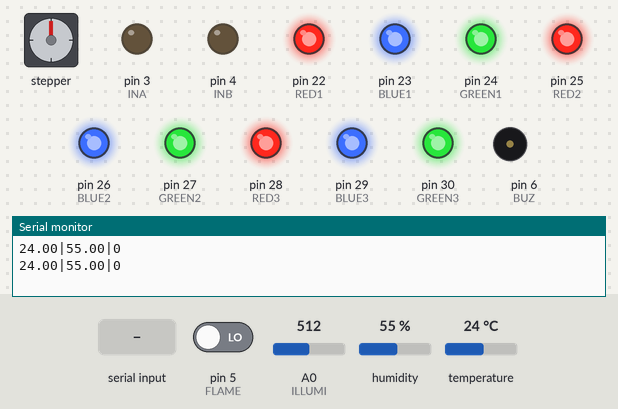
A sketch run on a simulated Arduino Mega 2560, built with avr-gcc and run on an emulated ATmega2560. Parts: stepper motor, output pins drawn as LEDs (lit = HIGH), buzzer (waves = sounding), the last lines printed to the serial monitor. The test bench sets the inputs (shaded band); at power-on: A0 (ILLUMI) = 512, temperature 24 °C, pin 5 (FLAME) LOW, humidity 55 %. Stepper angles assume 2048 steps per turn.

Above: at 1.2 s.
1.3 s: A0 (ILLUMI) set to 309
3.2 s: A0 (ILLUMI) set to 285
At 4.47 s:
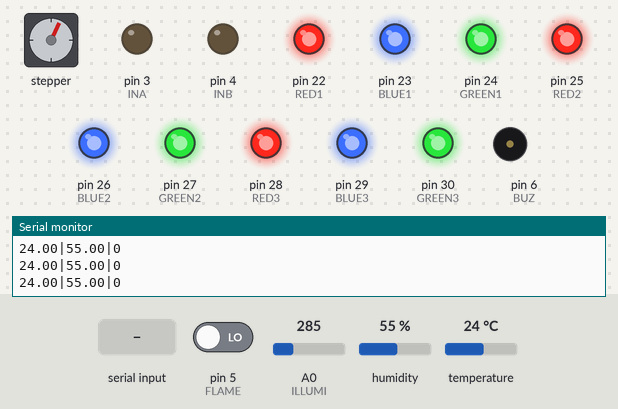
6.7 s: temperature set to 24.6 °C
10.5 s: temperature set to 25.6 °C
At 12.0 s:
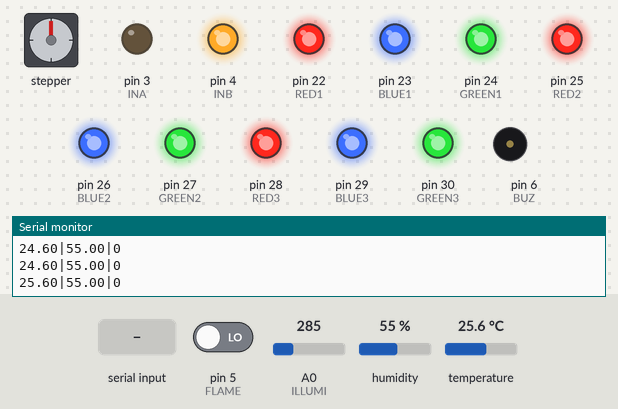
12.8 s: pin 5 (FLAME) driven HIGH
At 13.8 s:
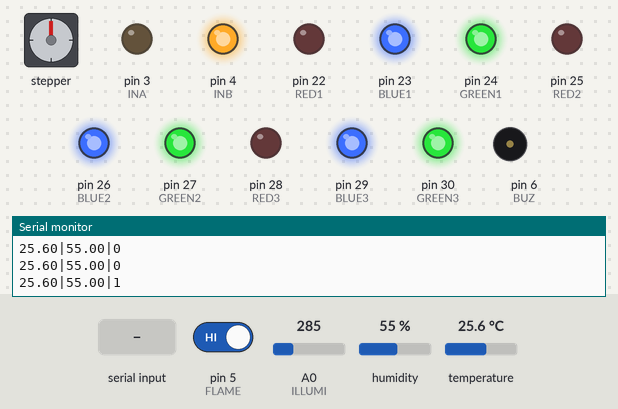
16.3 s: "6\n" received over Serial
At 19.8 s:
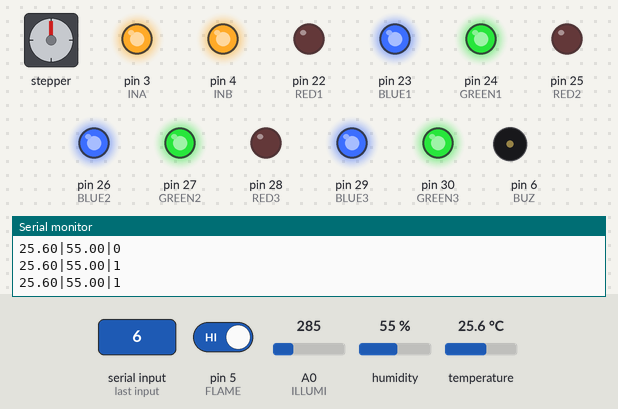
Timing chart, 0 to 22.9 s (numbered marks = the images above; inputs shaded):
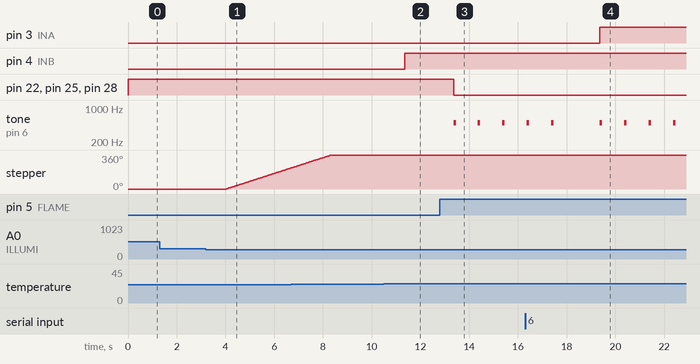

The sketch:

smart_home_0803.ino
```cpp
#include "DHT.h"
#include <Stepper.h>

// 온습도 센서
#define DHTTYPE DHT22
#define DHTPIN 2
DHT dht(DHTPIN, DHTTYPE);

// LED
#define RED1 22
#define BLUE1 23
#define GREEN1 24
#define RED2 25
#define BLUE2 26
#define GREEN2 27
#define RED3 28
#define BLUE3 29
#define GREEN3 30

// 팬모터
#define INA 3
#define INB 4

// 조도센서
#define ILLUMI A0

// 화재감지센서
#define FLAME 5

// 부저
#define BUZ 6

int flag = 0;
int flag1 = 0;
int flag2 = 0;

const int stepsPerRevolution = 2048;
Stepper myStepper(stepsPerRevolution, 8, 9, 10, 11);
uint8_t success;

void LED1powerOff()
{ // LED common anode라서 high가 비활성화 low가 활성화임
  digitalWrite(RED1, HIGH);
  digitalWrite(BLUE1, HIGH);
  digitalWrite(GREEN1, HIGH);
}

void LED2powerOff()
{ // LED common anode라서 high가 비활성화 low가 활성화임
  digitalWrite(RED2, HIGH);
  digitalWrite(BLUE2, HIGH);
  digitalWrite(GREEN2, HIGH);
}

void LED3powerOff()
{ // LED common anode라서 high가 비활성화 low가 활성화임
  digitalWrite(RED3, HIGH);
  digitalWrite(BLUE3, HIGH);
  digitalWrite(GREEN3, HIGH);
}

void setup()
{
  Serial.begin(9600); // 라즈베리파이랑 시리얼 통신

  dht.begin();

  myStepper.setSpeed(14);

  pinMode(FLAME, INPUT);
  pinMode(BUZ, OUTPUT);

  pinMode(RED1, OUTPUT);
  pinMode(RED2, OUTPUT);
  pinMode(RED3, OUTPUT);
  pinMode(BLUE1, OUTPUT);
  pinMode(BLUE2, OUTPUT);
  pinMode(BLUE3, OUTPUT);
  pinMode(GREEN1, OUTPUT);
  pinMode(GREEN2, OUTPUT);
  pinMode(GREEN3, OUTPUT);

  pinMode(INA, OUTPUT);
  pinMode(INB, OUTPUT);

  // LED 전부 끄고 시작
  LED1powerOff();
  LED2powerOff();
  LED3powerOff();
}

void loop()
{
  float humidity = dht.readHumidity();
  float temperature = dht.readTemperature();
  float f = dht.readTemperature(true);

  int sensor = analogRead(ILLUMI);

  int state = digitalRead(FLAME);
  noTone(BUZ);

  // 온습도
  if (isnan(temperature) || isnan(humidity))
  {
    Serial.println("0.0|0.0");
  }
  else
  {
    Serial.print(temperature);
    Serial.print("|");
    Serial.print(humidity);
    Serial.print("|");
  }

  // 25도 이상이면 팬모터 자동 작동
  if(flag == 0 && temperature >= 25)
  {
    FanpowerOn();

    flag=1;
  }


  // LED
  if (Serial.available() > 0)
  {
    String command = Serial.readStringUntil('\n');

    if (command == "0") {
      LED1powerOff();
    }
    else if (command == "1") {
      digitalWrite(RED1, LOW);
      digitalWrite(BLUE1, LOW);
      digitalWrite(GREEN1, LOW);
    }
    else if (command == "2") {
      LED2powerOff();
    }
    else if (command == "3") {
      digitalWrite(RED2, LOW);
      digitalWrite(BLUE2, LOW);
      digitalWrite(GREEN2, LOW);
    }
    else if (command == "4") {
      LED3powerOff();
    }
    else if (command == "5") {
      digitalWrite(RED3, LOW);
      digitalWrite(BLUE3, LOW);
      digitalWrite(GREEN3, LOW);
    }
    else if(command == "6")
    {
      FanpowerOff();
    }
    else if(command == "7")
    {
      FanpowerOn();
    }
  }

  //화재
  if (state == 1)
  {
    digitalWrite(RED1, LOW);
    digitalWrite(RED2, LOW);
    digitalWrite(RED3, LOW);
    digitalWrite(BLUE1, HIGH);
    digitalWrite(BLUE2, HIGH);
    digitalWrite(BLUE3, HIGH);
    digitalWrite(GREEN1, HIGH);
    digitalWrite(GREEN2, HIGH);
    digitalWrite(GREEN3, HIGH);

    Serial.println("1");
    for(int i = 0; i<5; i++)
    {
      tone(BUZ, 500, 100);
      delay(1000);
    }

    flag2 = 1;
  }
  else if( flag2 == 1 && state == 0)
  {
    digitalWrite(RED1, HIGH);
    digitalWrite(RED2, HIGH);
    digitalWrite(RED3, HIGH);
    digitalWrite(BLUE1, HIGH);
    digitalWrite(BLUE2, HIGH);
    digitalWrite(BLUE3, HIGH);
    digitalWrite(GREEN1, HIGH);
    digitalWrite(GREEN2, HIGH);
    digitalWrite(GREEN3, HIGH);

    flag2 = 0;
  }
  else
  {
    Serial.println("0");

    noTone(BUZ);
  }

  // 블라인드
  if(flag1 == 0 && sensor < 300)
  {
    myStepper.step(stepsPerRevolution);
    flag1 = 1;
  }
  if(flag1 == 1 && sensor > 300)
  {
    myStepper.step(-stepsPerRevolution);
    flag1 = 0;
  }


  delay(1000);
}

// LOW 활성화 HIGH 비활성화
void FanpowerOn()
{
  digitalWrite(INA, LOW);
  digitalWrite(INB, HIGH);
  flag = 1;
}

void FanpowerOff()
{
  digitalWrite(INA, HIGH);
  digitalWrite(INB, HIGH);
  flag = 1; // 팬모터 자동 켜짐 조건이 flag 0 이 있어서 여기서 flag 0으로 해버리면 자동 작동 중에 버튼으로 끄더라도 다시 켜짐
  // 이거는 동작시켜보고 더 적절한 방식으로~ 개인적으로는 강제로 끌 수 있어야 한다고 생각해서 1로 했음!!
}
```

Measured:
- the behaviour switches between 300 and 299 on A0 (ILLUMI) (found by bisection; images 0 and 1)
- the behaviour switches between 24.9 and 25 °C on temperature (found by bisection; images 1 and 2)
- after the input at 3.2 s, stepper: keeps turning clockwise at about 84°/s, starting after 0.82 s
- after the input at 10.5 s, pin 4 (INB): LOW → HIGH after 0.86 s
- after the input at 12.8 s, pin 22 (RED1), pin 25 (RED2), pin 28 (RED3): HIGH → LOW after 0.56 s; tone on pin 6 (BUZ): alternates 500 Hz for 0.10 s and silent for 0.90 s, starting after 0.56 s
- after the input at 16.3 s, pin 3 (INA): LOW → HIGH after 3.1 s
